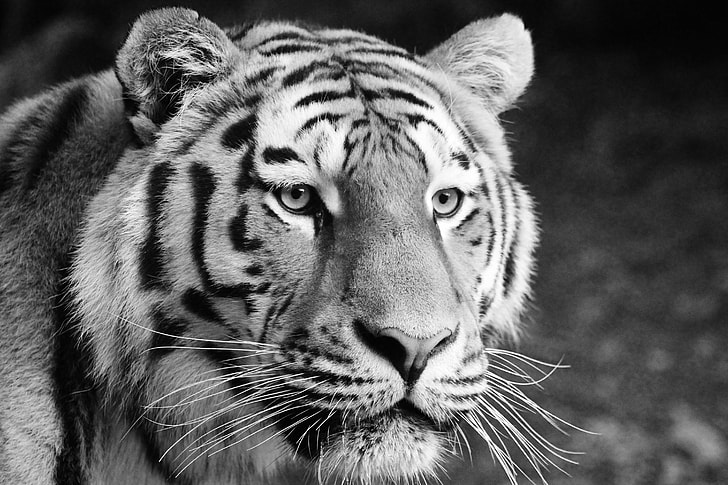
%> input picture Question 22 U21EC146/tiger.jpg, 728 x 485 px
$ octave que22.m   (GNU Octave 9; MATLAB toolbox functions it lacks are replaced by stand-ins)
%> lines starting %> are read from the running program, lines starting %| are printed output that depends on the picture; in (x1, y1, x2, y2) boxes, pixels count from 0 and x2, y2 are one past the last pixel; in counts of white or black regions, pixels touching at a corner belong together; the program's own positions count from 1
% Read the image
originalImage = imread('tiger.jpg'); % Replace 'tiger.jpg' with the actual image file name.
%> originalImage is the input picture: size 485x728x3 uint8; min 0, max 255, mean 96.4

% Convert the image to grayscale
grayImage = rgb2gray(originalImage);

% Apply edge detection (you can use other edge detection methods as well)
edgeImage = edge(grayImage, 'Canny');
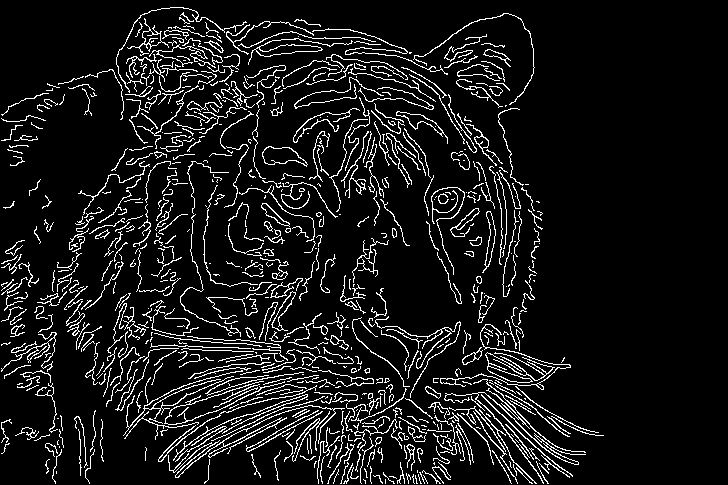
%> edgeImage: size 485x728 logical; 9.1% white in thin lines or dots, all inside (x1, y1, x2, y2) = (1, 7, 604, 484)

% Perform Hough transform to detect lines
[H, theta, rho] = hough(edgeImage);
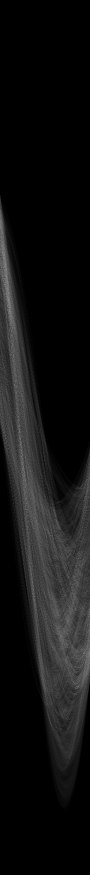
%> H: size 1749x180 double (shown at 1/2 size); min 0, max 179, mean 18.4
%> theta = 180 values from -90 to 89; rho = 1749 values from -874 to 874

% Find peaks in the Hough transform
peaks = houghpeaks(H, 5); % You can adjust the number of peaks based on your image
%> peaks = [937 46; 912 46; 601 17; 1241 136; 578 15]

% Extract lines using Hough transform parameters and peaks
lines = houghlines(edgeImage, theta, rho, peaks);
%> lines = 16 lines; longest, point1 to point2 (x, y): (127, 40) to (314, 227), (122, 398) to (303, 217), (321, 198) to (483, 37), (147, 343) to (323, 387), (409, 356) to (537, 484), (381, 395) to (554, 445)

% Display the original image
figure;
imshow(originalImage);
title('Original Image');

% Plot the detected lines on the original image
hold on;
for k = 1:length(lines)
    xy = [lines(k).point1; lines(k).point2];
    plot(xy(:, 1), xy(:, 2), 'LineWidth', 2, 'Color', 'r');
end
%> this loop made 16 passes
%> xy on passes 1 to 12: [127 40; 314 227], [457 370; 559 471], [117 64; 155 103], [172 119; 210 157], [344 291; 389 336], [409 356; 537 484], [2 286; 86 310], [118 320; 194 341], [216 348; 351 386], [381 395; 554 445], [122 398; 303 217], [321 198; 483 37]
hold off;
title('Image with Detected Lines');
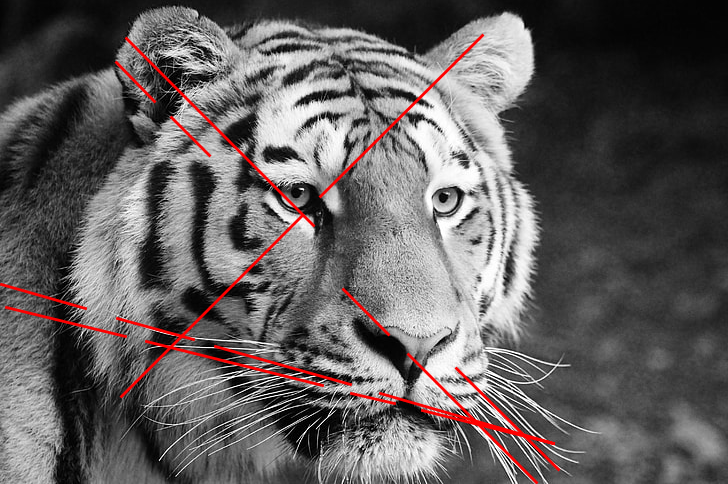
%> figure redrawn from the program's plot data; its title reads 'Image with Detected Lines'

% Filter lines based on the right edge (adjust as needed)
filteredLines = lines(arrayfun(@(line) line.point1(1) > size(originalImage, 2)/2, lines));
%> filteredLines = 4 lines; point1 to point2 (x, y): (409, 356) to (537, 484), (381, 395) to (554, 445), (457, 370) to (559, 471), (423, 412) to (554, 445)

% Display the original image with only the right edge lines
figure;
imshow(originalImage);
title('Original Image with Right Edge Lines');

hold on;
for k = 1:length(filteredLines)
    xy = [filteredLines(k).point1; filteredLines(k).point2];
    plot(xy(:, 1), xy(:, 2), 'LineWidth', 2, 'Color', 'r');
end
%> this loop made 4 passes
hold off;
title('Image with Detected Right Edge Lines');
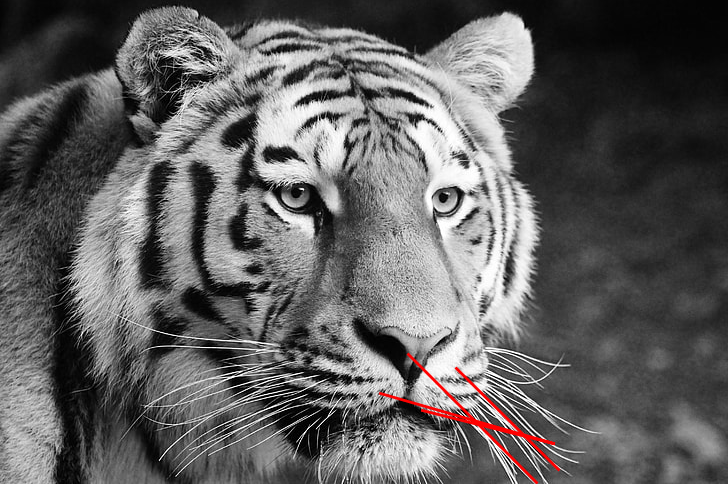
%> figure redrawn from the program's plot data; its title reads 'Image with Detected Right Edge Lines'
